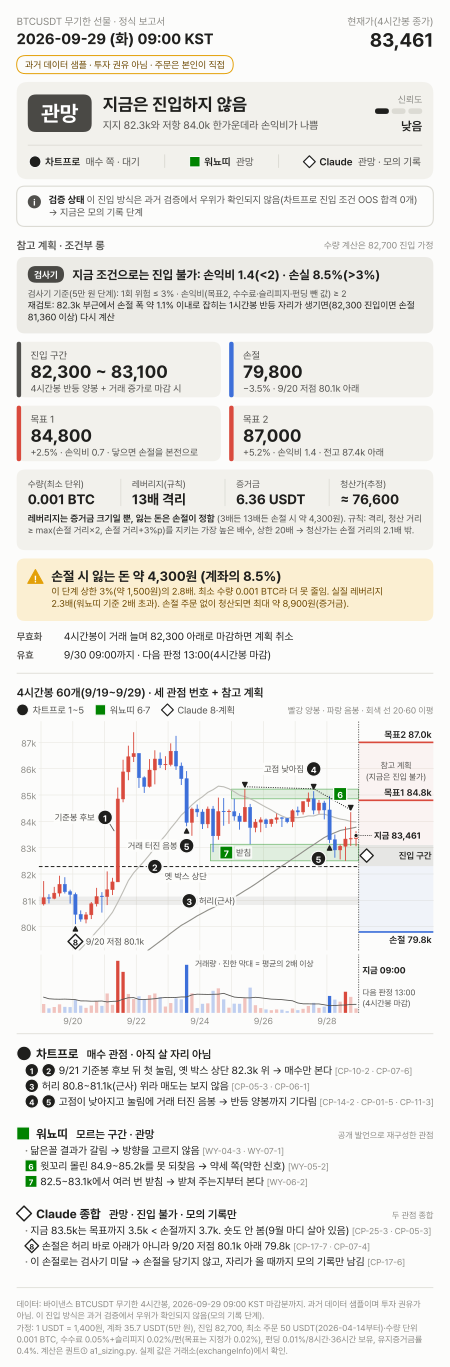

Recreate this plot in Python.
"""보고서 시안(모의): 2026-09-29 09:00 KST 기준 1페이지 PDF + 텔레그램 미리보기 PNG.

실행:  /home/user/1111/.venv/bin/python mock_report.py
- 저장소 데이터(/home/user/1111/data/binance/)는 읽기만 한다. 비밀 값은 쓰지 않는다.
- 결과(이 파일과 같은 폴더):
    mock_report.pdf        정식 보고서(휴대폰 세로 화면용 1페이지, 벡터)
    mock_report_page.png   같은 페이지를 PNG로(눈 확인용)
    mock_preview.png       텔레그램 사진 미리보기(1080x1350, 4:5)
- 판단 내용은 research/briefing_proto/brief_0929.md(관망 + 조건부 롱 계획)를 쓰되,
  손절만 허리(80.8k) 바로 아래 → 9/20 저점(80.1k) 아래 79.8k로 고쳤다([CP-17-7] 허리 바로 아래에 컷을 붙이지 않는다).
- 수량·증거금·레버리지·청산가·원화 손실은 퀀트①의 참조 구현 scratchpad/team/A1/a1_sizing.py를 불러 계산한다
  (최소 주문 50 USDT·수량 단위 0.001 BTC, 2026-04-14부터 / 레버리지 규칙 L1~L3 / 5만 원 단계 강제 위험 상한 3%).
- 검사기 규칙(이 단계): 1회 위험 ≤ 3%, 손익비(목표2, 비용 뒤) ≥ 2. 하나라도 못 넘으면 "진입 불가"로 표시한다.
- 과거 데이터 샘플이며 투자 권유가 아니다.
"""
from __future__ import annotations

import itertools
import math
import pathlib
import sys

import matplotlib

matplotlib.use("Agg")
import matplotlib.pyplot as plt  # noqa: E402
import numpy as np  # noqa: E402
import pandas as pd  # noqa: E402
from matplotlib import font_manager  # noqa: E402
from matplotlib import transforms as mtrans  # noqa: E402
from matplotlib.font_manager import FontProperties  # noqa: E402
from matplotlib.patches import Circle, FancyBboxPatch, Polygon, Rectangle  # noqa: E402
from matplotlib.textpath import TextToPath  # noqa: E402

HERE = pathlib.Path(__file__).resolve().parent
FONT_DIR = HERE.parents[1] / "fonts"                      # scratchpad/fonts
DATA = pathlib.Path("/home/user/1111/data/binance")
sys.dont_write_bytecode = True                            # A1 폴더에 __pycache__를 만들지 않는다
sys.path.insert(0, str(HERE.parent / "A1"))               # 퀀트① 사이징 참조 구현
import a1_common as A1C  # noqa: E402
import a1_sizing as A1S  # noqa: E402

# ------------------------------------------------------------------ 글꼴·색
for _w in ("Regular", "SemiBold", "Bold"):
    font_manager.fontManager.addfont(str(FONT_DIR / f"Pretendard-{_w}.ttf"))
plt.rcParams.update({"font.family": "Pretendard", "pdf.fonttype": 42, "ps.fonttype": 42,
                     "axes.unicode_minus": False})

SURFACE, PAPER, INK, INK2, MUTED = "#fcfcfb", "#f2f1ec", "#1f1f1d", "#52514e", "#8a8984"
GRID, HAIR = "#ebeae4", "#dcdbd4"
UP, DOWN = "#d94a3d", "#3d6fd9"                        # 한국식: 양봉·이익 빨강 / 음봉·손실 파랑
WY_C = WY_FILL = WY_EDGE = "#008300"                    # 워뇨띠 초록: 색약 검사(빨강 양봉과 ΔE 6.9)는 모양·번호·글자 보조 구분 조건으로 통과
WARN_BG, WARN_ICON, WARN_INK = "#fbefd2", "#e3a008", "#6b4700"
PILL = "#4a4945"
CHECK_BG = "#ecebe6"

# ------------------------------------------------------------------ 기준 시각·계획(사람이 정한 값)
ASOF = pd.Timestamp("2026-09-29 09:00", tz="Asia/Seoul")   # 이 시각에 마감된 봉까지만 쓴다
START = pd.Timestamp("2026-09-19 09:00", tz="Asia/Seoul")  # 차트 첫 봉(4시간봉 60개)
FUTURE = 14                                                # 오른쪽 계획 칸(4시간봉 칸 수)

PLAN = dict(entry_lo=82_300, entry_hi=83_100, entry=82_700,   # entry = 수량 계산용 가정(구간 가운데)
            stop=79_800, t1=84_800, t2=87_000,
            low_0920=80_095.9, waist=(80_822, 81_144), box_top=82_283,
            wick=(84_855, 85_224), sup=(82_500, 83_130), prev_high=87_385.1)
HOLD_H = 36            # 4시간봉 계획의 예상 보유 시간(펀딩 비용 계산, A1 예시와 같은 값)
RR_MIN = 2.0           # 검사기: 손익비(목표2, 비용 뒤) 하한
RECHECK_ENTRY = 82_300  # 재검토 조건 계산용 진입가(82.3k 부근)
VIEWS_ONE_LINE = (("CP", "차트프로", "매수 쪽 · 대기"), ("WY", "워뇨띠", "관망"), ("CL", "Claude", "관망 · 모의 기록"))


def sizing(p: dict) -> dict:
    """a1_sizing.plan_trade로 계산하고 검사기 규칙(위험 ≤ 3%, 손익비 ≥ 2)을 붙인다."""
    E = A1C.ACCOUNT_USDT
    k = A1C.KRW_PER_USDT
    t2 = A1S.plan_trade(E, 0.02, p["entry"], p["stop"], "long", target=p["t2"], hold_hours=HOLD_H)
    t1 = A1S.plan_trade(E, 0.02, p["entry"], p["stop"], "long", target=p["t1"], hold_hours=HOLD_H)
    # 진입 불가여도 "이 계획대로라면" 레버리지·증거금·청산가를 보여 주려고 위험 상한만 풀어서 한 번 더 계산
    would = A1S.plan_trade(E, 0.02, p["entry"], p["stop"], "long", target=p["t2"], hold_hours=HOLD_H,
                           max_forced_risk=1.0)
    r2 = t2.gain_at_target / t2.loss_at_stop
    r1 = t1.gain_at_target / t1.loss_at_stop
    risk_ok = t2.risk_frac <= A1S.MAX_FORCED_RISK
    rr_ok = r2 >= RR_MIN
    # 재검토 조건: 82.3k 진입에서 위험 3% 이내가 되는 최대 손절 폭(이분 탐색, 1시간봉 자리라 보유 12시간 가정)
    lo, hi = 0.0, 0.05
    for _ in range(60):
        mid = (lo + hi) / 2
        pp = A1S.plan_trade(E, 0.02, RECHECK_ENTRY, RECHECK_ENTRY * (1 - mid), "long", target=p["t2"], hold_hours=12)
        lo, hi = (mid, hi) if not pp.verdict.startswith("NO_TRADE") else (lo, mid)
    rc_stop = math.ceil(RECHECK_ENTRY * (1 - lo) / 10) * 10              # 10단위 올림(위험이 3%를 넘지 않게)
    rc = A1S.plan_trade(E, 0.02, RECHECK_ENTRY, rc_stop, "long", target=p["t2"], hold_hours=12)
    return dict(qty=t2.qty, notional=t2.notional, loss=t2.loss_at_stop, loss_krw=t2.loss_at_stop * k,
                risk=t2.risk_frac, cap=A1S.MAX_FORCED_RISK, cap_krw=E * A1S.MAX_FORCED_RISK * k,
                over=t2.risk_frac / A1S.MAX_FORCED_RISK, eff_lev=t2.eff_leverage, r1=r1, r2=r2,
                risk_ok=risk_ok, rr_ok=rr_ok, tradeable=(not t2.verdict.startswith("NO_TRADE")) and rr_ok,
                verdict=t2.verdict, lev=would.lev, lev_min=would.lev_min, margin=would.margin,
                margin_krw=would.margin * k, liq=would.liq_price, liq_dist=would.liq_distance, d_stop=t2.d_stop,
                rc_dist=lo, rc_stop=rc_stop, rc_risk=rc.risk_frac, rc_r2=rc.gain_at_target / rc.loss_at_stop,
                rc_lev=rc.lev, equity=E, krw=k, min_notional=A1C.BTC_MIN_NOTIONAL_NOW, step=A1C.BTC_STEP,
                entry_limit=A1S.entry_limit_for_cap(E, p["stop"], "long"))


# ------------------------------------------------------------------ 데이터
def load(tf: str) -> pd.DataFrame:
    df = pd.read_csv(DATA / f"BTCUSDT_{tf}.csv.gz", usecols=["open_time", "open", "high", "low", "close", "volume"])
    df["t"] = pd.to_datetime(df["open_time"], unit="ms", utc=True).dt.tz_convert("Asia/Seoul")
    df = df[df["t"] + pd.Timedelta(tf) <= ASOF].reset_index(drop=True)   # 미래 정보 금지: 마감된 봉만
    df["vavg"] = df["volume"].shift(1).rolling(20).mean()               # 직전 20봉 평균(현재 봉 제외)
    df["vr"] = df["volume"] / df["vavg"]
    df["ma20"] = df["close"].rolling(20).mean()
    df["ma60"] = df["close"].rolling(60).mean()
    return df


# ------------------------------------------------------------------ 글자 폭·배지
_T2P = TextToPath()
WARN = []                                               # 칸에 안 들어가 줄인 글 목록


def tw(s: str, size: float, weight: str = "normal") -> float:
    """글자 폭(pt)."""
    if not s:
        return 0.0
    w, _, _ = _T2P.get_text_width_height_descent(s, FontProperties(family="Pretendard", size=size, weight=weight),
                                                  ismath=False)
    return w


def fit(s: str, size: float, maxw: float, weight: str = "normal", floor: float = 5.6) -> float:
    """한 줄 글이 maxw(pt)에 들어가도록 글자 크기를 줄인다(줄이면 기록)."""
    z = size
    while tw(s, z, weight) > maxw and z > floor:
        z -= 0.1
    if z < size - 0.05:
        WARN.append(f"줄임 {size}->{z:.1f}pt: {s[:26]}")
    return z


BADGE = {"CP": dict(marker="o", d=10.6, fc=INK, ec=SURFACE, lw=0.9, tc="white", fs=6.4),
         "WY": dict(marker="s", d=9.4, fc=WY_C, ec=SURFACE, lw=0.9, tc="white", fs=6.4),
         "CL": dict(marker="D", d=7.5, fc="white", ec=INK, lw=1.05, tc=INK, fs=5.9)}
VIEW_NAME = {"CP": "차트프로", "WY": "워뇨띠", "CL": "Claude 종합"}
REG = {"badges": [], "candles": []}                    # 겹침 검사용 등록부


def vis_w(view: str, sc: float = 1.0) -> float:
    """배지의 눈에 보이는 폭(pt). 다이아몬드는 대각선이 폭."""
    b = BADGE[view]
    return b["d"] * sc * (1.414 if b["marker"] == "D" else 1.0)


def badge(ax, x, y, view, txt="", sc=1.0, transform=None, z=30, tag=None):
    """관점 배지: 차트프로 = 검은 원, 워뇨띠 = 초록 네모, Claude = 흰 다이아몬드(색 + 모양 + 번호)."""
    b = BADGE[view]
    tr = transform if transform is not None else ax.transData
    ax.scatter([x], [y], s=(b["d"] * sc) ** 2, marker=b["marker"], facecolors=b["fc"], edgecolors=b["ec"],
               linewidths=b["lw"] * sc, transform=tr, zorder=z, clip_on=False)
    if txt:
        t = ax.text(x, y, txt, transform=tr, ha="center", va="center_baseline", fontsize=b["fs"] * sc,
                    fontweight="bold", color=b["tc"], zorder=z + 1, clip_on=False)
        t.set_gid("badge-num")
    REG["badges"].append((ax, x, y, tr, vis_w(view, sc), tag or f"{view}{txt}"))


def off(ax, dx=0.0, dy=0.0):
    return mtrans.offset_copy(ax.transData, fig=ax.figure, x=dx, y=dy, units="points")


# ------------------------------------------------------------------ 캔버스(pt 좌표, 위→아래)
class Canvas:
    def __init__(self, W: float, H: float, dpi: int):
        self.W, self.H = W, H
        self.fig = plt.figure(figsize=(W / 72, H / 72), dpi=dpi, facecolor=SURFACE)
        self.ax = self.fig.add_axes([0, 0, 1, 1])
        self.ax.set_xlim(0, W)
        self.ax.set_ylim(H, 0)
        self.ax.axis("off")

    def text(self, x, y, s, size=8.0, color=INK, weight="normal", ha="left", va="top", **kw):
        return self.ax.text(x, y, s, fontsize=size, color=color, fontweight=weight, ha=ha, va=va, **kw)

    def box(self, x, y, w, h, fc=PAPER, ec="none", lw=0.0, r=6.0, z=1):
        p = FancyBboxPatch((x, y), w, h, boxstyle=f"round,pad=0,rounding_size={r}", fc=fc, ec=ec, lw=lw,
                           zorder=z, mutation_aspect=1)
        self.ax.add_patch(p)
        return p

    def hline(self, x0, x1, y, color=HAIR, lw=0.6):
        self.ax.plot([x0, x1], [y, y], color=color, lw=lw, solid_capstyle="butt", zorder=2)

    def rect_frac(self, x, y, w, h):
        """pt 사각형 → fig.add_axes 좌표."""
        return [x / self.W, 1 - (y + h) / self.H, w / self.W, h / self.H]

    def chip(self, x, y, s, size=6.8, fc=PILL, tc="white", pad=4.5, h=12.0):
        """작은 글자 칩. 오른쪽 끝 x를 돌려준다."""
        w = tw(s, size, "bold") + 2 * pad
        self.box(x, y, w, h, fc=fc, r=h / 2, z=3)
        self.text(x + w / 2, y + h / 2 + 0.3, s, size=size, color=tc, weight="bold", ha="center", va="center", zorder=4)
        return x + w

    def flow(self, x, y, width, tokens, lh, indent=0.0):
        """글자·배지 토큰을 폭에 맞춰 줄바꿈하며 배치한다. y = 첫 줄 기준선. 마지막 줄 기준선을 돌려준다.
        tokens: ("t", 글, 크기, 색, 굵기) / ("b", 관점, 번호)"""
        cx, cy = x, y
        for tok in tokens:
            if tok[0] == "b":
                bw = vis_w(tok[1], 0.92) + 2.4
                if cx + bw > x + width:
                    cx, cy = x + indent, cy + lh
                badge(self.ax, cx + bw / 2 - 1.2, cy - 2.7, tok[1], tok[2], sc=0.92, tag=f"list{tok[1]}{tok[2]}")
                cx += bw
                continue
            _, s, size, color, weight = tok
            sp = tw("가 나", size, weight) - tw("가나", size, weight)
            for word in s.split(" "):
                if not word:
                    continue
                w = tw(word, size, weight)
                if cx + w > x + width + 0.5 and cx > x + indent + 0.1:
                    cx, cy = x + indent, cy + lh
                self.ax.text(cx, cy, word, fontsize=size, color=color, fontweight=weight, ha="left", va="baseline")
                cx += w + sp
        return cy


# ------------------------------------------------------------------ 차트(4시간봉 + 참고 계획 + 번호 8개)
def draw_chart(cv: Canvas, rect_pt, d: pd.DataFrame, p: dict, marks: bool = True, sc: float = 1.0):
    x, y, w, h = rect_pt
    vol_h = h * 0.20
    gap = 3.0
    ax = cv.fig.add_axes(cv.rect_frac(x, y, w, h - vol_h - gap))
    axv = cv.fig.add_axes(cv.rect_frac(x, y + h - vol_h, w, vol_h), sharex=ax)
    n = len(d)
    xr = (-0.9, n + FUTURE - 0.4)
    for a in (ax, axv):
        a.set_facecolor(SURFACE)
        for s in a.spines.values():
            s.set_visible(False)
        a.tick_params(length=0, colors=MUTED, labelsize=6.4 * sc, pad=2)
        a.set_xlim(*xr)
    lo = min(d["low"].min(), p["stop"]) - 700
    hi = max(d["high"].max(), p["t2"]) + 420
    ax.set_ylim(lo, hi)
    ticks = list(range(int(math.ceil(lo / 1000) * 1000), int(hi) + 1, 1000))
    ax.set_yticks(ticks)
    ax.set_yticklabels([f"{t // 1000}k" for t in ticks])
    for t in ticks:                                                    # 가는 실선 격자(점선 아님)
        ax.axhline(t, color=GRID, lw=0.5, zorder=0)
    days = [i for i, t in enumerate(d["t"]) if t.hour == 9]
    for i in days:
        for a in (ax, axv):
            a.axvline(i - 0.5, color=GRID, lw=0.5, zorder=0)
    lab_days = [i for i in days if d["t"][i].day % 2 == 0]
    axv.set_xticks([i - 0.5 for i in lab_days])
    axv.set_xticklabels([f"{d['t'][i].month}/{d['t'][i].day}" for i in lab_days])
    ax.tick_params(axis="x", labelbottom=False)
    axv.set_yticks([])
    # 참고 계획 영역(오른쪽 미래 칸): 이익 쪽 옅은 빨강, 손실 쪽 옅은 파랑, 진입 구간 회색
    fx0, fx1 = n - 0.5, n + FUTURE - 0.4
    ax.add_patch(Rectangle((fx0, p["entry_hi"]), fx1 - fx0, p["t2"] - p["entry_hi"], fc=UP, alpha=0.05, lw=0, zorder=1))
    ax.add_patch(Rectangle((fx0, p["stop"]), fx1 - fx0, p["entry_lo"] - p["stop"], fc=DOWN, alpha=0.06, lw=0, zorder=1))
    ax.add_patch(Rectangle((fx0, p["entry_lo"]), fx1 - fx0, p["entry_hi"] - p["entry_lo"], fc=INK, alpha=0.10,
                           ec="none", zorder=2))
    for v, c in ((p["t2"], UP), (p["t1"], UP), (p["stop"], DOWN)):
        ax.hlines(v, fx0, fx1, color=c, lw=1.2, zorder=4)
    for a in (ax, axv):                                                # '지금' 경계(점선 = 시간 경계)
        a.axvline(fx0, color=INK2, lw=0.6, ls=(0, (1.5, 1.5)), zorder=3)
    ax.text((fx0 + fx1) / 2, (p["t2"] + p["t1"]) / 2, "참고 계획\n(지금은 진입 불가)", fontsize=6.0 * sc, color=INK2,
            ha="center", va="center", linespacing=1.2, zorder=8)
    # 캔들(한국식 색)
    bw = 0.62
    for i, r in d.iterrows():
        col = UP if r["close"] >= r["open"] else DOWN
        ax.vlines(i, r["low"], r["high"], color=col, lw=0.65, zorder=5)
        b0, b1 = sorted((r["open"], r["close"]))
        ax.add_patch(Rectangle((i - bw / 2, b0), bw, max(b1 - b0, 18), fc=col, ec=col, lw=0.3, zorder=5))
        REG["candles"].append((ax, i, r["low"], r["high"]))
    for m, c in (("ma20", "#bdbcb6"), ("ma60", "#8f8e88")):
        ax.plot(np.arange(n), d[m], color=c, lw=0.8, zorder=3, solid_capstyle="round")
    # 거래량
    vcol = [UP if cc >= oo else DOWN for oo, cc in zip(d["open"], d["close"])]
    spike = (d["vr"] >= 2).to_numpy()
    bars = axv.bar(np.arange(n), d["volume"], width=bw, color=vcol, zorder=3)
    for bar, s in zip(bars, spike):
        bar.set_alpha(1.0 if s else 0.32)
    axv.plot(np.arange(n), d["vavg"], color=INK2, lw=0.6, zorder=4)
    vmax = d["volume"].max()
    axv.set_ylim(0, vmax * 1.12)
    axv.text(28.6, vmax * 1.04, "거래량 · 진한 막대 = 평균의 2배 이상", fontsize=5.9 * sc, color=INK2, va="top",
             ha="left", zorder=6)                                      # 급증 막대를 가리지 않는 자리(9/24~9/28)
    axv.text(n + 0.2, vmax * 0.92, "지금 09:00", fontsize=6.4 * sc, color=INK, fontweight="bold", va="top", ha="left")
    axv.text(n + 0.2, vmax * 0.50, "다음 판정 13:00\n(4시간봉 마감)", fontsize=5.9 * sc, color=INK2, va="top",
             ha="left", linespacing=1.15)
    # 계획 글(오른쪽 끝 정렬) + 지금 가격
    lx = fx1 - 0.35
    for v, s in ((p["t2"], f"목표2 {p['t2'] / 1000:.1f}k"), (p["t1"], f"목표1 {p['t1'] / 1000:.1f}k")):
        ax.text(lx, v, s, transform=off(ax, 0, 1.6), fontsize=6.7 * sc, color=INK, fontweight="semibold",
                ha="right", va="bottom", zorder=8)
    ax.text(lx, p["stop"], f"손절 {p['stop'] / 1000:.1f}k", transform=off(ax, 0, -1.6), fontsize=6.7 * sc,
            color=INK, fontweight="semibold", ha="right", va="top", zorder=8)
    ax.text(lx, (p["entry_lo"] + p["entry_hi"]) / 2, "진입 구간", fontsize=6.4 * sc, color=INK,
            fontweight="semibold", ha="right", va="center", zorder=8)
    badge(ax, fx0 + 1.5, (p["entry_lo"] + p["entry_hi"]) / 2, "CL", "", sc=0.9 * sc, tag="plan-diamond")
    c = float(d["close"].iloc[-1])
    ax.hlines(c, n - 1, fx0 + 2.6, color=INK, lw=0.6, ls=(0, (1, 1.2)), zorder=6)
    ax.scatter([n - 1], [c], s=9 * sc, color=INK, zorder=9, edgecolors=SURFACE, linewidths=0.6)
    ax.text(fx0 + 2.9, c, f"지금 {c:,.0f}", fontsize=6.4 * sc, color=INK, fontweight="bold", ha="left",
            va="center", zorder=8)
    if not marks:
        return ax, axv
    # ---------- 번호 표시 8개: 차트프로 ●1~5 · 워뇨띠 ■6~7 · Claude ◇8
    idx = {t.strftime("%m-%d %H"): i for i, t in enumerate(d["t"])}
    ax.hlines(p["box_top"], -0.9, fx0, color=INK, lw=0.75, ls=(0, (3.5, 2.2)), zorder=4)   # ② 기준선(점선 = 문턱)
    w0, w1 = p["waist"]
    ax.add_patch(Rectangle((-0.9, w0), fx0 + 0.9, w1 - w0, fc=INK, alpha=0.07, lw=0, zorder=1))   # ③ 허리 띠
    for key, (z0, z1) in (("09-25 09", p["wick"]), ("09-24 17", p["sup"])):                 # ⑥⑦ 워뇨띠 구간
        xs = idx[key] - 0.5
        ax.add_patch(Rectangle((xs, z0), fx0 - xs, z1 - z0, fc=WY_FILL, alpha=0.11, lw=0, zorder=2))
        ax.add_patch(Rectangle((xs, z0), fx0 - xs, z1 - z0, fc="none", ec=WY_EDGE, alpha=0.55, lw=0.5, zorder=2))
    hs = [idx[k] for k in ("09-25 17", "09-27 21", "09-29 01")]                                # ④ 낮아지는 고점
    hv = [d["high"][i] for i in hs]
    ax.plot(hs, [v + 90 for v in hv], color=INK, lw=0.7, ls=(0, (1, 1.4)), zorder=6)
    ax.scatter(hs, hv, s=10, marker="v", color=INK, zorder=7, transform=off(ax, 0, 3.2))

    def tag(xv, yv, s, dx, dy, ha):
        ax.text(xv, yv, s, transform=off(ax, dx, dy), fontsize=6.3 * sc, color=INK2, ha=ha, va="center",
                zorder=9, bbox=dict(boxstyle="round,pad=0.12", fc=SURFACE, ec="none", alpha=0.85))

    def arrow_at(i):
        ax.scatter([i], [d["low"][i]], s=9, marker="^", color=INK, zorder=7, transform=off(ax, 0, -3.4))

    i1 = idx["09-21 17"]                                                                       # ① 기준봉 후보
    badge(ax, i1 - 2.4, 84_150, "CP", "1", sc=sc, tag="m1")
    ax.annotate("", xy=(i1 - 0.42, 83_550), xytext=(i1 - 1.75, 83_980),
                arrowprops=dict(arrowstyle="-", color=INK2, lw=0.6), zorder=6)
    tag(i1 - 2.4, 84_150, "기준봉 후보", -7.5, 0, "right")
    badge(ax, 21, p["box_top"], "CP", "2", sc=sc, tag="m2")                                   # ② 옛 박스 상단
    tag(21, p["box_top"], "옛 박스 상단", 7.0, -7.0, "left")
    badge(ax, 27.5, (w0 + w1) / 2, "CP", "3", sc=sc, tag="m3")                                # ③ 허리
    tag(27.5, (w0 + w1) / 2, "허리(근사)", 7.0, 0, "left")
    badge(ax, hs[1], hv[1], "CP", "4", sc=sc, transform=off(ax, 0, 16.0), tag="m4")           # ④
    tag(hs[1], hv[1], "고점 낮아짐", -7.0, 16.0, "right")
    i5a, i5b = idx["09-23 21"], idx["09-28 09"]                                                # ⑤ 거래 터진 음봉
    arrow_at(i5a)
    badge(ax, i5a, d["low"][i5a], "CP", "5", sc=sc, transform=off(ax, 0, -14.0), tag="m5a")
    tag(i5a, d["low"][i5a], "거래 터진 음봉", -6.6, -14.0, "right")
    arrow_at(i5b)
    badge(ax, i5b, d["low"][i5b], "CP", "5", sc=sc, transform=off(ax, -8.0, -11.0), tag="m5b")
    badge(ax, idx["09-29 01"] - 2.0, sum(p["wick"]) / 2, "WY", "6", sc=sc, tag="m6")          # ⑥ 윗꼬리 몰림
    badge(ax, idx["09-24 17"] + 2.5, sum(p["sup"]) / 2, "WY", "7", sc=sc, tag="m7")           # ⑦ 받침
    tag(idx["09-24 17"] + 2.5, sum(p["sup"]) / 2, "받침", 7.0, 0, "left")
    i8 = idx["09-20 09"]                                                                       # ⑧ 9/20 저점
    arrow_at(i8)
    badge(ax, i8, p["low_0920"], "CL", "8", sc=sc, transform=off(ax, 0, -12.5), tag="m8")
    tag(i8, p["low_0920"], "9/20 저점 80.1k", 7.5, -12.5, "left")
    return ax, axv


# ------------------------------------------------------------------ 공통 조각
def fmt(v: float) -> str:
    return f"{v:,.0f}"


def legend_row(cv: Canvas, x, y, width, sc=1.0):
    cx = x
    for view, nm in (("CP", "차트프로 1~5"), ("WY", "워뇨띠 6·7"), ("CL", "Claude 8·계획")):
        bwid = vis_w(view, 0.8 * sc)
        badge(cv.ax, cx + bwid / 2, y - 2.6, view, "", sc=0.8 * sc, tag=f"legend{view}")
        cv.text(cx + bwid + 3, y, nm, size=6.9 * sc, color=INK2, va="baseline")
        cx += bwid + 3 + tw(nm, 6.9 * sc) + 8
    s = "빨강 양봉 · 파랑 음봉 · 회색 선 20·60 이평"
    cv.text(x + width, y, s, size=fit(s, 6.3 * sc, x + width - cx), color=MUTED, va="baseline", ha="right")


def views_strip(cv: Canvas, x, y, width, size=7.2):
    """세 관점 한 줄 요약(모양 + 이름 + 판단). y = 기준선."""
    parts = []
    for view, nm, verdict in VIEWS_ONE_LINE:
        parts.append((view, nm, verdict, vis_w(view, 0.8) + 3 + tw(nm, size, "semibold") + 4 + tw(verdict, size)))
    gapw = (width - sum(p_[3] for p_ in parts)) / (len(parts) - 1)
    cx = x
    for k, (view, nm, verdict, wd) in enumerate(parts):
        bwid = vis_w(view, 0.8)
        badge(cv.ax, cx + bwid / 2, y - 2.6, view, "", sc=0.8, tag=f"strip{view}")
        cv.text(cx + bwid + 3, y, nm, size=size, weight="semibold", va="baseline")
        cv.text(cx + bwid + 3 + tw(nm, size, "semibold") + 4, y, verdict, size=size, color=INK2, va="baseline")
        if k < len(parts) - 1:
            sx = cx + wd + gapw / 2
            cv.ax.plot([sx, sx], [y - 7.5, y + 1.5], color=HAIR, lw=0.7)
        cx += wd + gapw


def risk_icon(cv: Canvas, x, y, s=10.0):
    cv.ax.add_patch(Polygon([[x, y + s * 0.9], [x + s / 2, y], [x + s, y + s * 0.9]], closed=True, fc=WARN_ICON,
                            ec=WARN_ICON, lw=0.8, joinstyle="round", zorder=3))
    cv.text(x + s / 2, y + s * 0.62, "!", size=s * 0.62, color="white", weight="bold", ha="center", va="center",
            zorder=4)


def info_icon(cv: Canvas, x, y, s=10.0):
    cv.ax.add_patch(Circle((x + s / 2, y + s / 2), s / 2, fc=INK2, ec="none", zorder=3))
    cv.text(x + s / 2, y + s / 2 + 0.4, "i", size=s * 0.68, color="white", weight="bold", ha="center", va="center",
            zorder=4)


def check_texts(sz: dict) -> dict:
    """검사기 결과와 재검토 조건 문구(페이지·미리보기 공용)."""
    bad = []
    if not sz["rr_ok"]:
        bad.append(f"손익비 {sz['r2']:.1f}(<{RR_MIN:.0f})")
    if not sz["risk_ok"]:
        bad.append(f"손실 {sz['risk'] * 100:.1f}%(>{sz['cap'] * 100:.0f}%)")
    head = ("지금 조건으로는 진입 불가: " + " · ".join(bad)) if bad else "검사기 통과: 진입 검토 가능"
    rule = (f"검사기 기준(5만 원 단계): 1회 위험 ≤ {sz['cap'] * 100:.0f}% · 손익비(목표2, 수수료·슬리피지·펀딩 뺀 값)"
            f" ≥ {RR_MIN:.0f}")
    recheck = (f"재검토: 82.3k 부근에서 손절 폭 약 {sz['rc_dist'] * 100:.1f}% 이내로 잡히는 1시간봉 반등 자리가 생기면"
               f"({fmt(RECHECK_ENTRY)} 진입이면 손절 {fmt(sz['rc_stop'])} 이상) 다시 계산")
    return dict(head=head, rule=rule, recheck=recheck)


# ------------------------------------------------------------------ 페이지(정식 보고서)
def page(path_pdf, path_png, d: pd.DataFrame, sz: dict, H: float = 1200.0, dpi: int = 240) -> float:
    p = PLAN
    W, M = 324.0, 12.0
    CW = W - 2 * M
    cv = Canvas(W, H, dpi)
    c = float(d["close"].iloc[-1])
    ct = check_texts(sz)
    y = 11.0
    # 머리말
    cv.text(M, y, "BTCUSDT 무기한 선물 · 정식 보고서", size=7.3, color=MUTED)
    cv.text(M, y + 10.5, "2026-09-29 (화) 09:00 KST", size=10.8, weight="bold")
    cv.text(W - M, y, "현재가(4시간봉 종가)", size=7.3, color=MUTED, ha="right")
    cv.text(W - M, y + 9.5, fmt(c), size=13.8, weight="bold", ha="right")
    y += 29
    pill = "과거 데이터 샘플 · 투자 권유 아님 · 주문은 본인이 직접"
    cv.box(M, y, tw(pill, 6.8) + 12, 13, fc="none", ec=WARN_ICON, lw=0.7, r=6.5)
    cv.text(M + 6, y + 6.6, pill, size=6.8, color=WARN_INK, va="center")
    y += 19
    # 결론 카드
    ch = 70.0
    cv.box(M, y, CW, ch, fc=PAPER, r=8)
    cv.box(M + 8, y + 9, 46, 27, fc=PILL, r=6)
    cv.text(M + 31, y + 22.6, "관망", size=15.5, color="white", weight="bold", ha="center", va="center")
    hx = M + 62
    cv.text(hx, y + 8.5, "지금은 진입하지 않음", size=12.6, weight="bold")
    s = "지지 82.3k와 저항 84.0k 한가운데라 손익비가 나쁨"
    cv.text(hx, y + 26.5, s, size=fit(s, 7.6, W - M - 8 - hx - 40), color=INK2)
    rx = W - M - 8
    cv.text(rx, y + 8.5, "신뢰도", size=6.8, color=MUTED, ha="right")
    for k in range(3):
        cv.box(rx - 34 + k * 12, y + 19, 10, 4, fc=(INK if k == 0 else HAIR), r=2)
    cv.text(rx, y + 26.5, "낮음", size=8.8, weight="semibold", ha="right")
    cv.hline(M + 8, W - M - 8, y + 45.5, color=HAIR)
    views_strip(cv, M + 9, y + 60.0, CW - 18, size=7.3)
    y += ch + 5
    # 검증 상태(결론 카드 바로 아래)
    vh = 29.0
    cv.box(M, y, CW, vh, fc="none", ec=HAIR, lw=0.8, r=6)
    info_icon(cv, M + 8, y + 6.5, 9.5)
    toks = [("t", "검증 상태", 7.0, INK, "bold"),
            ("t", "이 진입 방식은 과거 검증에서 우위가 확인되지 않음(차트프로 진입 조건 OOS 합격 0개) → "
                  "지금은 모의 기록 단계", 7.0, INK2, "normal")]
    last = cv.flow(M + 23, y + 12.2, CW - 31, toks, lh=9.0)
    assert last + 5 <= y + vh, "검증 상태 글이 넘침"
    y += vh + 9
    # 참고 계획: 검사기 결과를 먼저
    cv.text(M, y, "참고 계획 · 조건부 롱", size=7.8, color=INK2, weight="semibold")
    cv.text(W - M, y + 0.6, f"수량 계산은 {fmt(p['entry'])} 진입 가정", size=6.6, color=MUTED, ha="right")
    y += 13
    kh = 55.0
    cv.box(M, y, CW, kh, fc=CHECK_BG, r=6)
    xe = cv.chip(M + 8, y + 6.5, "검사기", size=6.6)
    cv.text(xe + 6, y + 12.8, ct["head"], size=fit(ct["head"], 8.8, W - M - 8 - xe - 6, "bold"), weight="bold",
            va="center")
    cv.text(M + 8, y + 22.5, ct["rule"], size=fit(ct["rule"], 6.5, CW - 16), color=INK2)
    last = cv.flow(M + 8, y + 37.0, CW - 16, [("t", ct["recheck"], 6.7, INK, "normal")], lh=8.6)
    assert last + 4 <= y + kh, "검사기 칸 글이 넘침"
    y += kh + 6
    tiles = [("진입 구간", f"{fmt(p['entry_lo'])} ~ {fmt(p['entry_hi'])}", "4시간봉 반등 양봉 + 거래 증가로 마감 시", INK2),
             ("손절", fmt(p["stop"]), f"−{(1 - p['stop'] / p['entry']) * 100:.1f}% · 9/20 저점 80.1k 아래", DOWN),
             ("목표 1", fmt(p["t1"]), f"+{(p['t1'] / p['entry'] - 1) * 100:.1f}% · 손익비 {sz['r1']:.1f} · 닿으면 손절을 본전으로", UP),
             ("목표 2", fmt(p["t2"]), f"+{(p['t2'] / p['entry'] - 1) * 100:.1f}% · 손익비 {sz['r2']:.1f} · 전고 87.4k 아래", UP)]
    tw_, th, g = (CW - 6) / 2, 40.0, 6.0
    for k, (lab, val, note, col) in enumerate(tiles):
        tx = M + (k % 2) * (tw_ + g)
        ty = y + (k // 2) * (th + g)
        cv.box(tx, ty, tw_, th, fc=PAPER, r=6)
        cv.box(tx, ty, 3.2, th, fc=col, r=1.6, z=2)
        cv.text(tx + 10, ty + 5.5, lab, size=7.1, color=INK2)
        cv.text(tx + 10, ty + 14.0, val, size=12.6, weight="bold")
        cv.text(tx + 10, ty + 29.5, note, size=fit(note, 6.8, tw_ - 15), color=INK2)
    y += 2 * th + g + 6
    # 수량·레버리지(a1_sizing) — 진입 불가라도 "이 계획대로라면"을 참고로
    bh = 58.0
    cv.box(M, y, CW, bh, fc=PAPER, r=6)
    cells = [("수량(최소 단위)", f"{sz['qty']:.3f} BTC"), ("레버리지(규칙)", f"{sz['lev']}배 격리"),
             ("증거금", f"{sz['margin']:.2f} USDT"), ("청산가(추정)", f"≈ {round(sz['liq'], -2):,.0f}")]
    cw = CW / 4
    for k, (lab, val) in enumerate(cells):
        cx = M + k * cw
        if k:
            cv.ax.plot([cx, cx], [y + 7, y + 26], color=HAIR, lw=0.6)
        cv.text(cx + 8, y + 6.5, lab, size=fit(lab, 6.6, cw - 10), color=INK2)
        cv.text(cx + 8, y + 15.5, val, size=fit(val, 9.9, cw - 11, "bold"), weight="bold")
    note = [("t", "레버리지는 증거금 크기일 뿐, 잃는 돈은 손절이 정함", 6.7, INK, "semibold"),
            ("t", f"(3배든 {sz['lev']}배든 손절 시 약 {round(sz['loss_krw'], -2):,.0f}원). 규칙: 격리, 청산 거리 ≥ "
                  f"max(손절 거리×2, 손절 거리+3%p)를 지키는 가장 높은 배수, 상한 20배 → 청산가는 손절 거리의 "
                  f"{sz['liq_dist'] / sz['d_stop']:.1f}배 밖.", 6.5, INK2, "normal")]
    last = cv.flow(M + 8, y + 37.5, CW - 16, note, lh=8.4)
    assert last + 4 <= y + bh, "수량 칸 글이 넘침"
    y += bh + 6
    # 위험 띠(잃을 수 있는 돈)
    rh = 45.0
    cv.box(M, y, CW, rh, fc=WARN_BG, r=6)
    risk_icon(cv, M + 8, y + 8.0, 11)
    cv.text(M + 25, y + 7.0, f"손절 시 잃는 돈 약 {round(sz['loss_krw'], -2):,.0f}원 (계좌의 {sz['risk'] * 100:.1f}%)",
            size=9.6, weight="bold")
    small = [("t", f"이 단계 상한 {sz['cap'] * 100:.0f}%(약 {round(sz['cap_krw'], -2):,.0f}원)의 {sz['over']:.1f}배. "
                   f"최소 수량 {sz['qty']:.3f} BTC라 더 못 줄임. 실질 레버리지 {sz['eff_lev']:.1f}배(워뇨띠 기준 "
                   f"2배 초과). 손절 주문 없이 청산되면 최대 약 {round(sz['margin_krw'], -2):,.0f}원(증거금).",
              6.8, WARN_INK, "normal")]
    last = cv.flow(M + 25, y + 26.0, CW - 32, small, lh=8.8)
    assert last + 6 <= y + rh, "위험 띠 글이 넘침"
    y += rh + 7
    # 무효화·유효
    for lab, s in (("무효화", "4시간봉이 거래 늘며 82,300 아래로 마감하면 계획 취소"),
                   ("유효", "9/30 09:00까지 · 다음 판정 13:00(4시간봉 마감)")):
        cv.text(M, y + 6.7, lab, size=7.1, color=INK2, weight="semibold", va="baseline")
        last = cv.flow(M + 34, y + 6.7, CW - 34, [("t", s, 7.5, INK, "normal")], lh=9.4)
        y = last + 6.6
    y += 4
    cv.hline(M, W - M, y)
    y += 9
    # 차트
    cv.text(M, y, f"4시간봉 {len(d)}개(9/19~9/29) · 세 관점 번호 + 참고 계획", size=8.2, weight="semibold")
    y += 13.5
    legend_row(cv, M, y + 6.5, CW)
    y += 12
    ch_h = 210.0
    draw_chart(cv, (M + 16, y, CW - 16, ch_h), d, p, marks=True)
    y += ch_h + 15
    cv.hline(M, W - M, y)
    y += 9
    # 세 관점(각 3줄 + 근거 규칙 번호)
    views = [
        ("CP", "매수 관점 · 아직 살 자리 아님", "", [
            (["1", "2"], "9/21 기준봉 후보 뒤 첫 눌림, 옛 박스 상단 82.3k 위 → 매수만 본다", "CP-10-2 · CP-07-6"),
            (["3"], "허리 80.8~81.1k(근사) 위라 매도는 보지 않음", "CP-05-3 · CP-06-1"),
            (["4", "5"], "고점이 낮아지고 눌림에 거래 터진 음봉 → 반등 양봉까지 기다림", "CP-14-2 · CP-01-5 · CP-11-3")]),
        ("WY", "모르는 구간 · 관망", "공개 발언으로 재구성한 관점", [
            ([], "닮은꼴 결과가 갈림 → 방향을 고르지 않음", "WY-04-3 · WY-07-1"),
            (["6"], "윗꼬리 몰린 84.9~85.2k를 못 되찾음 → 약세 쪽(약한 신호)", "WY-05-2"),
            (["7"], "82.5~83.1k에서 여러 번 받침 → 받쳐 주는지부터 본다", "WY-06-2")]),
        ("CL", "관망 · 진입 불가 · 모의 기록만", "두 관점 종합", [
            ([], "지금 83.5k는 목표까지 3.5k < 손절까지 3.7k. 숏도 안 봄(9월 마디 살아 있음)",
             "CP-25-3 · CP-05-3"),
            (["8"], "손절은 허리 바로 아래가 아니라 9/20 저점 80.1k 아래 79.8k", "CP-17-7 · CP-07-4"),
            ([], "이 손절로는 검사기 미달 → 손절을 당기지 않고, 자리가 올 때까지 모의 기록만 남김", "CP-17-6")]),
    ]
    for view, verdict, sub, lines in views:
        badge(cv.ax, M + vis_w(view) / 2, y + 5.2, view, "", sc=1.0, tag=f"head{view}")
        cv.text(M + 14, y + 8.6, VIEW_NAME[view], size=8.8, weight="bold", va="baseline")
        nx = M + 14 + tw(VIEW_NAME[view], 8.8, "bold") + 6
        cv.text(nx, y + 8.6, verdict, size=8.0, weight="semibold", va="baseline")
        if sub:
            cv.text(W - M, y + 8.6, sub, size=6.2, color=MUTED, va="baseline", ha="right")
        y += 20.0
        for nums, s, rules in lines:
            toks = [("b", view, n_) for n_ in nums] or [("t", "·", 7.6, MUTED, "bold")]
            toks += [("t", s, 7.5, INK, "normal"), ("t", f"[{rules}]", 6.2, MUTED, "normal")]
            last = cv.flow(M + 6, y, CW - 6, toks, lh=9.6, indent=12)
            y = last + 11.2
        y += 4.0
    y += 1
    cv.hline(M, W - M, y)
    y += 8
    foot1 = [("t", "데이터: 바이낸스 BTCUSDT 무기한 4시간봉, 2026-09-29 09:00 KST 마감분까지. 과거 데이터 샘플이며 "
                   "투자 권유가 아님. 이 진입 방식은 과거 검증에서 우위가 확인되지 않음(모의 기록 단계).", 6.2, MUTED,
              "normal")]
    foot2 = [("t", f"가정: 1 USDT = {sz['krw']:,.0f}원, 계좌 {sz['equity']:.1f} USDT(5만 원), 진입 {fmt(p['entry'])}, "
                   f"최소 주문 {sz['min_notional']:.0f} USDT(2026-04-14부터)·수량 단위 {sz['step']:.3f} BTC, "
                   "수수료 0.05%+슬리피지 0.02%/편(목표는 지정가 0.02%), 펀딩 0.01%/8시간·36시간 보유, "
                   "유지증거금률 0.4%. 계산은 퀀트① a1_sizing.py. 실제 값은 거래소(exchangeInfo)에서 확인.",
              6.2, MUTED, "normal")]
    last = cv.flow(M, y + 6, CW, foot1, lh=8.2)
    last = cv.flow(M, last + 9.0, CW, foot2, lh=8.2)
    used = last + 9
    if path_pdf is not None:
        cv.fig.savefig(path_pdf, facecolor=SURFACE, metadata={"Title": "BTCUSDT 보고서 시안 2026-09-29 09:00 KST"})
        cv.fig.savefig(path_png, facecolor=SURFACE, dpi=dpi)
        report_overlaps(cv.fig, "page")
    plt.close(cv.fig)
    return used


# ------------------------------------------------------------------ 텔레그램 미리보기(사진, 1080x1350)
def preview(path_png, d: pd.DataFrame, sz: dict):
    p = PLAN
    W, H, M = 324.0, 405.0, 14.0
    CW = W - 2 * M
    cv = Canvas(W, H, 240)
    c = float(d["close"].iloc[-1])
    ct = check_texts(sz)
    y = 13.0
    cv.text(M, y, "BTCUSDT · 9/29(화) 09:00 KST", size=9.0, weight="semibold", color=INK2)
    cv.text(W - M, y + 0.5, "샘플 · 투자 권유 아님", size=7.6, color=WARN_INK, ha="right")
    y += 17
    cv.box(M, y, 64, 34, fc=PILL, r=7)
    cv.text(M + 32, y + 17.5, "관망", size=20, color="white", weight="bold", ha="center", va="center")
    cv.text(M + 74, y + 1.0, "지금은 매매 안 함", size=15.5, weight="bold")
    cv.text(M + 74, y + 21.0, f"지금 {fmt(c)} · 신뢰도 낮음", size=8.9, color=INK2)
    y += 43
    views_strip(cv, M + 2, y + 7.5, CW - 4, size=7.6)
    y += 15
    # 검사기 결과 + 재검토
    kh = 41.0
    cv.box(M, y, CW, kh, fc=CHECK_BG, r=6)
    xe = cv.chip(M + 7, y + 6.0, "검사기", size=6.9, h=12.5)
    head = f"진입 불가 · 손익비 {sz['r2']:.1f}(<{RR_MIN:.0f}) · 손절 시 −{round(sz['loss_krw'], -2):,.0f}원 = {sz['risk'] * 100:.1f}%(>{sz['cap'] * 100:.0f}%)"
    cv.text(xe + 5, y + 12.6, head, size=fit(head, 8.6, W - M - 6 - xe - 5, "bold"), weight="bold", va="center")
    rc = f"재검토: 82.3k 부근 1시간봉 자리에서 손절 폭 {sz['rc_dist'] * 100:.1f}% 이내면 다시 계산"
    cv.text(M + 7, y + 30.0, rc, size=fit(rc, 7.6, CW - 14), color=INK, va="center")
    y += kh + 5
    vs = "검증 상태: 이 진입 방식은 우위 미확인(OOS 합격 0개) → 모의 기록 단계"
    info_icon(cv, M + 1, y + 1.5, 9)
    cv.text(M + 14, y + 6.2, vs, size=fit(vs, 7.6, CW - 14), color=INK2, va="center")
    y += 17
    draw_chart(cv, (M + 14, y, CW - 14, H - y - 28), d, p, marks=False, sc=1.12)
    cv.text(M, H - 10, "진입 판정은 4시간봉 마감 때만 · 근거와 세 관점은 PDF", size=7.1, color=MUTED, va="baseline")
    cv.fig.savefig(path_png, facecolor=SURFACE, dpi=240)
    report_overlaps(cv.fig, "preview")
    plt.close(cv.fig)


# ------------------------------------------------------------------ 겹침 검사(글자·배지·캔들)
def report_overlaps(fig, name: str):
    fig.canvas.draw()
    r = fig.canvas.get_renderer()
    boxes = []
    for ax in fig.axes:
        for t in ax.texts:
            if t.get_gid() == "badge-num" or not t.get_text().strip():
                continue
            boxes.append(("T:" + t.get_text()[:14].replace("\n", " "), t.get_window_extent(r).expanded(1.0, 0.92), ax))
    px = fig.dpi / 72
    for ax, x, y, tr, wpt, tagname in REG["badges"]:
        if ax.figure is not fig:
            continue
        cx, cy = tr.transform((x, y))
        hh = wpt * px / 2
        boxes.append(("B:" + tagname, mtrans.Bbox([[cx - hh, cy - hh], [cx + hh, cy + hh]]), ax))
    bad = []
    for (a, ba, _), (b, bb, _) in itertools.combinations(boxes, 2):
        if ba.overlaps(bb):
            inter = mtrans.Bbox.intersection(ba, bb)
            if inter is not None and inter.width > 1.0 and inter.height > 1.0:
                bad.append(f"{a} <> {b}")
    for ax, i, lo, hi in REG["candles"]:                     # 글자·배지가 캔들(꼬리 포함)을 덮는지
        if ax.figure is not fig:
            continue
        (x0, y0), (x1, y1) = ax.transData.transform((i - 0.31, lo)), ax.transData.transform((i + 0.31, hi))
        cb = mtrans.Bbox([[x0, y0], [x1, y1]])
        for nm, bx, axx in boxes:
            if axx is ax and bx.overlaps(cb):
                inter = mtrans.Bbox.intersection(bx, cb)
                if inter is not None and inter.width > 0.5 and inter.height > 0.5:
                    bad.append(f"{nm} <> candle#{i}")
    fb = fig.bbox                                            # 그림 밖으로 잘린 글
    for nm, bx, _ in boxes:
        if bx.x0 < fb.x0 - 0.5 or bx.x1 > fb.x1 + 0.5 or bx.y0 < fb.y0 - 0.5 or bx.y1 > fb.y1 + 0.5:
            bad.append(f"{nm} <> 그림 밖")
    print(f"[{name}] 겹침·잘림 {len(bad)}건")
    for s in bad:
        print("   ", s)


def main():
    d = load("4h")
    d = d[d["t"] >= START].reset_index(drop=True)
    assert d["t"].iloc[-1] == pd.Timestamp("2026-09-29 05:00", tz="Asia/Seoul"), d["t"].iloc[-1]
    sz = sizing(PLAN)
    print("봉 수", len(d), "종가", d["close"].iloc[-1])
    print({k: (round(v, 4) if isinstance(v, float) else v) for k, v in sz.items()})
    print(check_texts(sz))
    used = page(None, None, d, sz)                                  # 1차: 높이 재기
    REG["badges"].clear(), REG["candles"].clear(), WARN.clear()
    H = math.ceil(used)
    page(HERE / "mock_report.pdf", HERE / "mock_report_page.png", d, sz, H=H)
    REG["badges"].clear(), REG["candles"].clear()
    preview(HERE / "mock_preview.png", d, sz)
    print("페이지 크기(pt) 324 x", H, "→ 세로/가로", round(H / 324, 2))
    for s_ in WARN:
        print("  ", s_)


if __name__ == "__main__":
    main()
